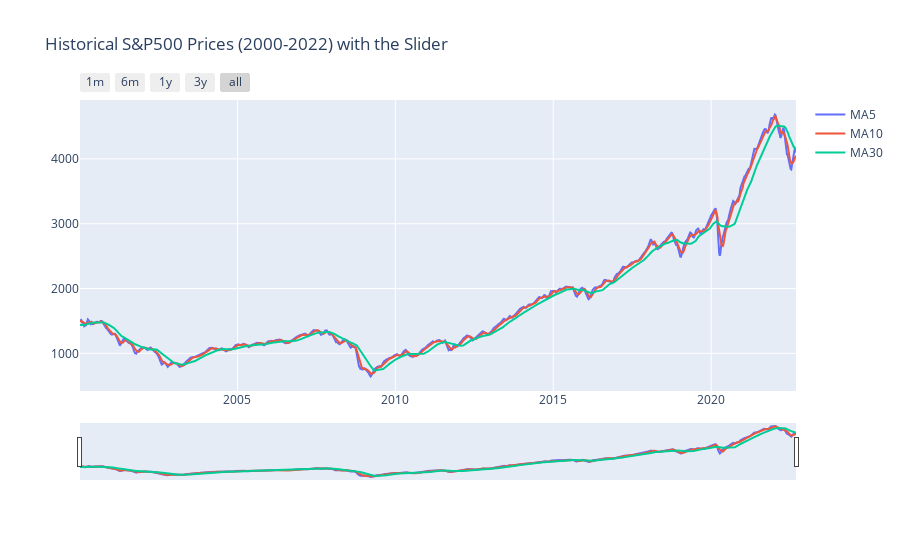

Notebook code for this chart:
### Markdown cell above
# $S&P500 moving average 5, 10 and 30 from 2000 until today

### Code cell
trace1 = go.Scatter(
    x = df1['Date'],
    y = df1['SMAVG5'].astype(float),
    mode = 'lines',
    name = 'MA5'
)

trace2 = go.Scatter(
    x = df1['Date'],
    y = df1['SMAVG10'].astype(float),
    mode = 'lines',
    name = 'MA10'
)

trace3 = go.Scatter(
    x = df1['Date'],
    y = df1['SMAVG30'].astype(float),
    mode = 'lines',
    name = 'MA30'
)
layout = dict(
    title='Historical S&P500 Prices (2000-2022) with the Slider ',
    xaxis=dict(
        rangeselector=dict(
            buttons=list([
                #change the count to desired amount of months.
                dict(count=1,
                     label='1m',
                     step='month',
                     stepmode='backward'),
                dict(count=6,
                     label='6m',
                     step='month',
                     stepmode='backward'),
                dict(count=12,
                     label='1y',
                     step='month',
                     stepmode='backward'),
                dict(count=36,
                     label='3y',
                     step='month',
                     stepmode='backward'),
                dict(step='all')
            ])
        ),
        rangeslider=dict(
            visible = True
        ),
        type='date'
    )
)

data = [trace1,trace2,trace3]
fig = dict(data=data, layout=layout)
iplot(fig, filename = "Time Series with Rangeslider")

### Figure 1 — Plotly figure (JSON) as saved in the notebook; plotly's stock layout.template omitted (floating-point values rounded to 4 significant figures; data arrays with more than 128 entries replaced by an {"elided": "..."} marker saying what was removed)
{"data": [{"mode": "lines", "name": "MA5", "type": "scatter", "x": {"elided": "1184 str values"}, "y": {"elided": "1184 float values"}}, {"mode": "lines", "name": "MA10", "type": "scatter", "x": {"elided": "1184 str values"}, "y": {"elided": "1184 float values"}}, {"mode": "lines", "name": "MA30", "type": "scatter", "x": {"elided": "1184 str values"}, "y": {"elided": "1184 float values"}}], "layout": {"title": {"text": "Historical S&P500 Prices (2000-2022) with the Slider "}, "xaxis": {"rangeselector": {"buttons": [{"count": 1, "label": "1m", "step": "month", "stepmode": "backward"}, {"count": 6, "label": "6m", "step": "month", "stepmode": "backward"}, {"count": 12, "label": "1y", "step": "month", "stepmode": "backward"}, {"count": 36, "label": "3y", "step": "month", "stepmode": "backward"}, {"step": "all"}]}, "rangeslider": {"visible": true}, "type": "date"}}}
